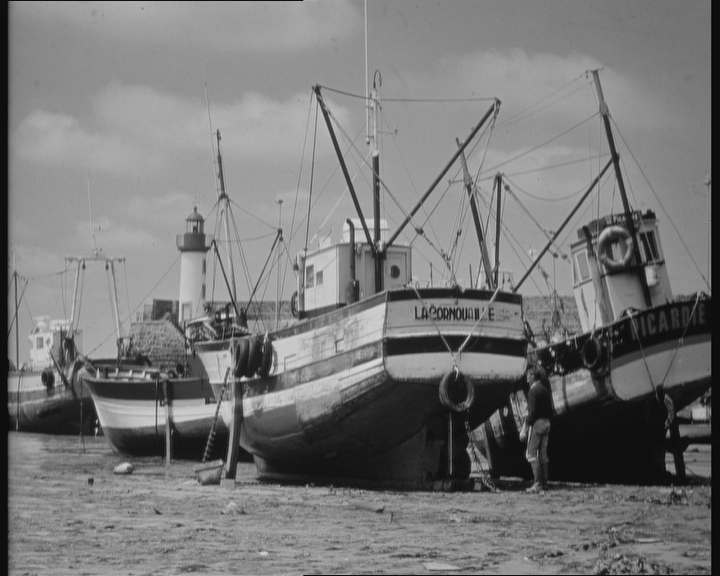
#> input picture opencv/basic/chapter14/image/boat.bmp, 720 x 576 px, found by its file name
$ python '14.6掩膜演示.py'
#> lines starting #> are read from the running program, lines starting #| are printed output that depends on the picture; after the words box and inside, x2 and y2 are one past the last pixel; in counts of white or black regions, pixels touching at a corner belong together
# -*- coding: utf-8 -*-
"""
Created on Mon Jul  9 17:29:41 2018

@author: 天津拨云咨询服务有限公司  lilizong@gmail.com
"""
import cv2
import numpy as np
import matplotlib.pyplot as plt
image=cv2.imread("image\\boat.bmp",0)
#> image is the input picture: shape (576, 720); min 3, max 220, mean 120
mask=np.zeros(image.shape,np.uint8)
mask[200:400,200:400]=255
mi=cv2.bitwise_and(image,mask)
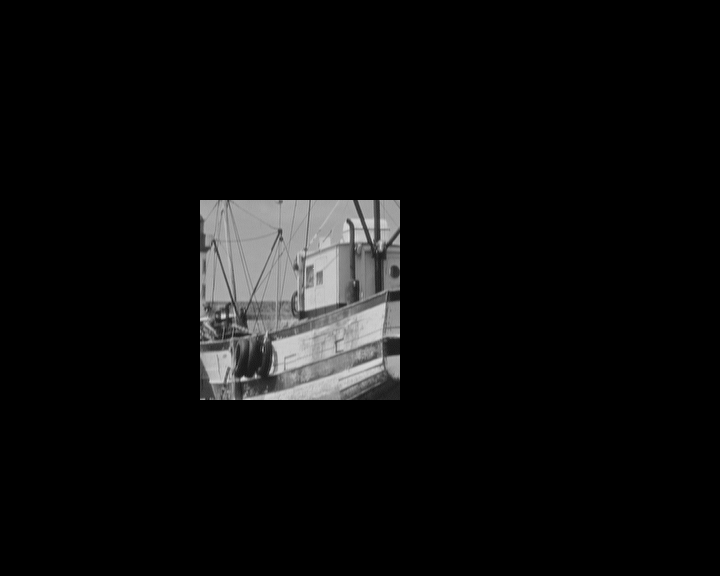
#> mi: shape (576, 720); min 0, max 220, mean 13.2
cv2.imshow('original',image)
cv2.imshow('mask',mask)
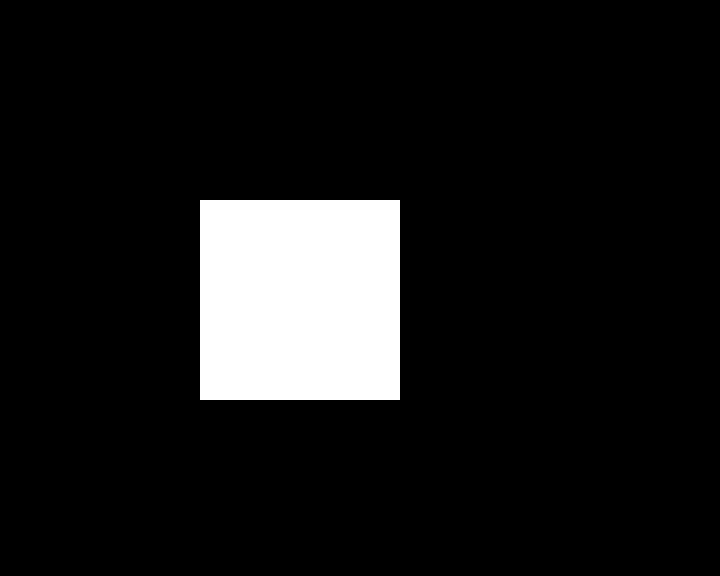
#> window 'mask': shape (576, 720); 9.6% white; 1 white region, box (x1, y1, x2, y2) and area: (200, 200, 400, 400) 40000
cv2.imshow('mi',mi)
cv2.waitKey()
cv2.destroyAllWindows()

$ run again, with opencv/basic/chapter14/image/girl.bmp copied over opencv/basic/chapter14/image/boat.bmp
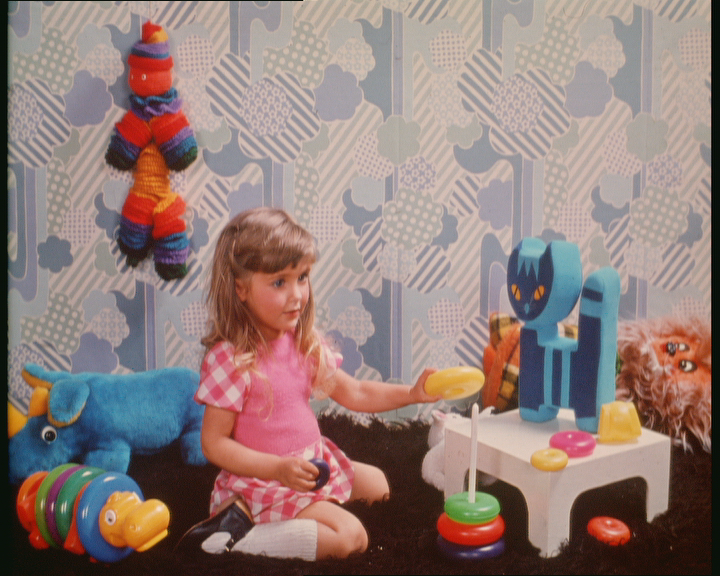
#> input picture opencv/basic/chapter14/image/girl.bmp, 720 x 576 px, found by its file name
#> `image=cv2.imread("image\\boat.bmp",0)`:
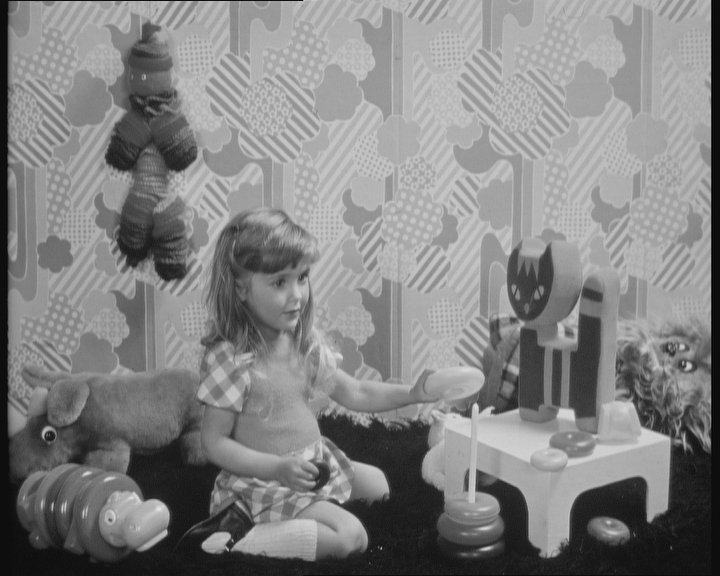
#> image: shape (576, 720); min 1, max 224, mean 130.5
#> `mi=cv2.bitwise_and(image,mask)`:
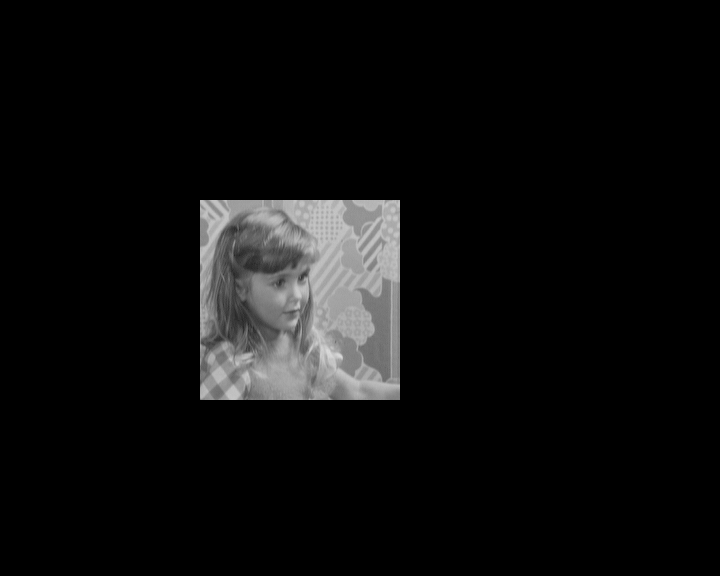
#> mi: shape (576, 720); min 0, max 218, mean 13.6
